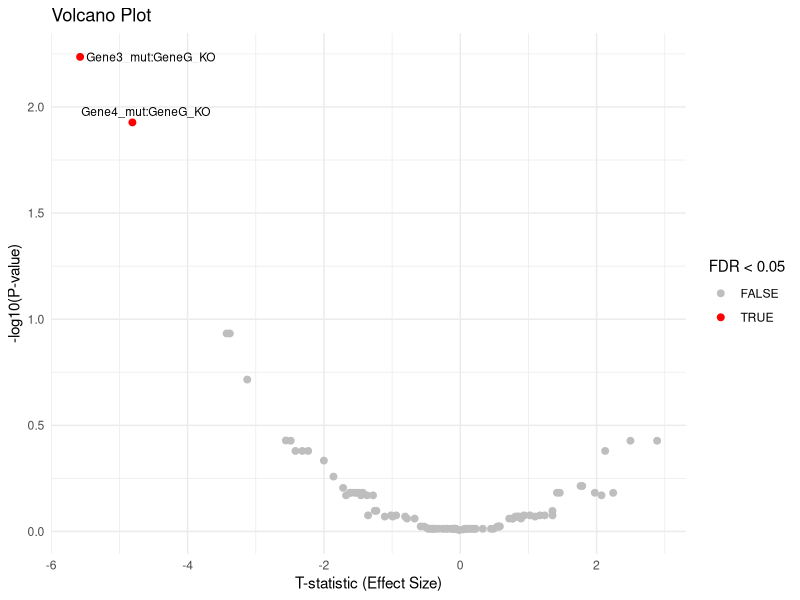
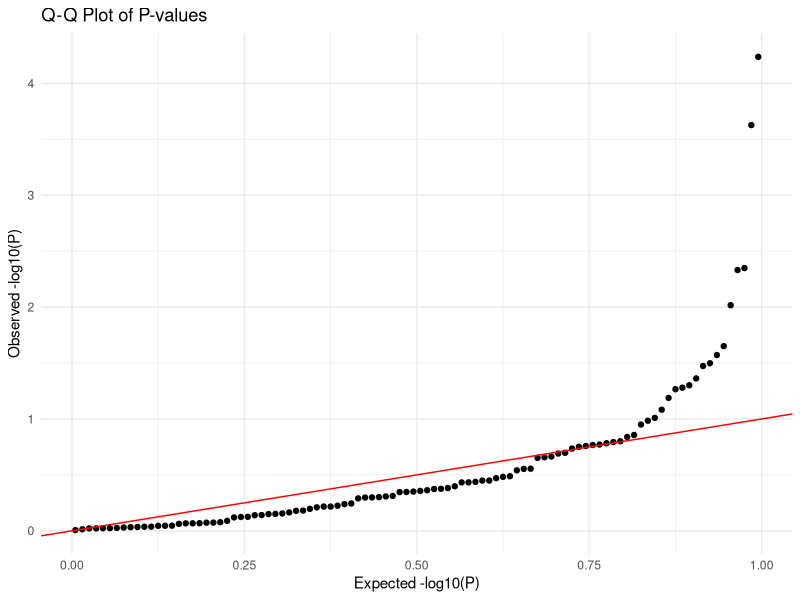
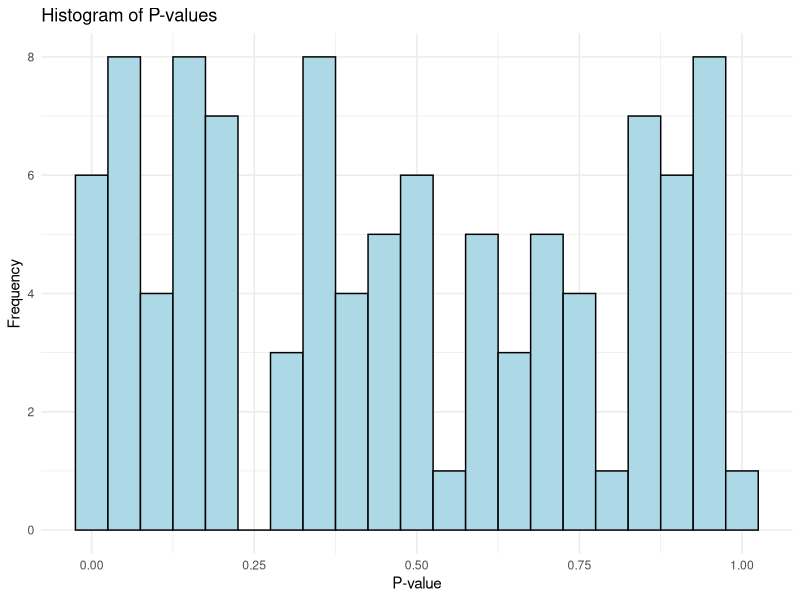
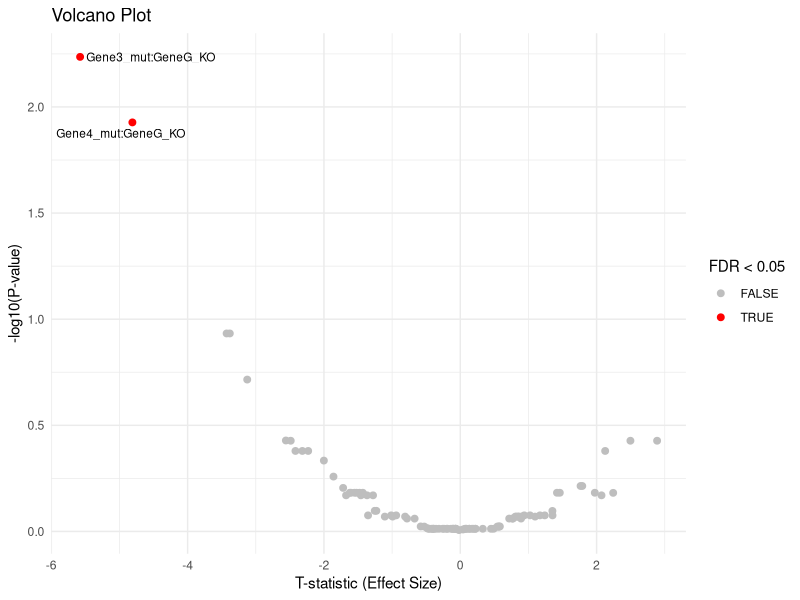

Write the R code that produced these figures, in order. (Note: this script raises an error after producing the figures.)
# main.r

# Load necessary libraries
library(dplyr)
library(ggplot2)
library(qvalue) 
library(ggrepel)

# Load the mutation and gene KO datasets
mutations <- read.table("Mutations.tsv", header = TRUE, sep = "\t", row.names = 1)
gene_kos <- read.table("Gene_KOs.tsv", header = TRUE, sep = "\t", row.names = 1)

# Align mutation and KO data by model (cell line)
common_models <- intersect(colnames(mutations), row.names(gene_kos))
mutations <- mutations[, common_models]
gene_kos <- gene_kos[common_models, ]

# Initialize an empty results data frame
results <- data.frame()

# Loop over each mutation and gene pair
for (mutation in rownames(mutations)) {
  for (gene in colnames(gene_kos)) {
    
    # Extract mutation status and gene KO values
    mutation_status <- as.numeric(mutations[mutation, ])
    
    ko_values <- as.numeric(gene_kos[, gene])
    
    # Ensure there are both mutated (1) and non-mutated (0) cell lines
    if (length(unique(mutation_status)) == 2) {
      
      # Perform Welch's t-test
      test <- t.test(ko_values ~ mutation_status, var.equal = FALSE)
      
      # Collect results (mutation, gene, p-value, t-statistic)
      result <- data.frame(
        Mutation = mutation,
        Gene = gene,
        T_statistic = test$statistic,
        P_value = test$p.value
      )
      
      # Append to results data frame
      results <- rbind(results, result)
    }
  }
}


# FDR Correction using Benjamini-Hochberg procedure
results$FDR <- p.adjust(results$P_value, method = "BH")

# Filter for significant results (e.g., p < 0.05)
significant_results <- results %>% filter(FDR < 0.05)

# Save the results to a file
write.table(significant_results, "significant_mutation_gene_associations.tsv", sep = "\t", row.names = FALSE)

# Print completion message
print("Statistical analysis complete. Significant associations saved to 'significant_mutation_gene_associations.tsv'.")



# Q-Q Plot for p-values
# To visually check if the distribution of observed p-values deviates from the expected uniform distribution under the null hypothesis.
qqplot_pvalue <- ggplot(results, aes(sample = -log10(P_value))) +
  stat_qq(distribution = stats::qunif) + 
  geom_abline(intercept = 0, slope = 1, color = "red") +
  labs(
    title = "Q-Q Plot of P-values",
    x = "Expected -log10(P)",
    y = "Observed -log10(P)"
  ) +
  theme_minimal()

# Save the Q-Q plot
ggsave("qqplot_pvalues.png", plot = qqplot_pvalue, width = 6, height = 6)

# Histogram of p-values 
# Distribution of p-values should be uniform under the null hypothesis.
hist_pvalue <- ggplot(results, aes(x = P_value)) +
  geom_histogram(binwidth = 0.05, fill = "lightblue", color = "black") +
  labs(
    title = "Histogram of P-values",
    x = "P-value",
    y = "Frequency"
  ) +
  theme_minimal()

# Save the histogram
ggsave("histogram_pvalues.png", plot = hist_pvalue, width = 6, height = 6)

# Print completion message
print("Plots saved as 'qqplot_pvalues.png' and 'histogram_pvalues.png'.")




# Volcano Plot
volcano_plot <- ggplot(results, aes(x = T_statistic, y = -log10(FDR))) +
  geom_point(aes(color = FDR < 0.05), size = 2) +  # Color points based on FDR significance
  scale_color_manual(values = c("grey", "red")) +  # Grey for non-significant, red for significant
  labs(
    title = "Volcano Plot",
    x = "T-statistic (Effect Size)",
    y = "-log10(P-value)"
  ) +
  theme_minimal() +
  geom_text_repel(data = filter(results, FDR < 0.05),  # Label only significant points
                  aes(label = paste(Mutation, Gene, sep = ":")),
                  size = 3)

volcano_plot

# Save the volcano plot
ggsave("volcano_plot.png", plot = volcano_plot, width = 8, height = 6)




# Boxplots for Significant Associations
# For each significant mutation-gene pair, create a boxplot of KO values by mutation status
for (i in 1:nrow(significant_results)) {
  
  # Extract mutation and gene from the significant results
  mutation <- significant_results$Mutation[i]
  gene <- significant_results$Gene[i]
  
  # Get mutation status and KO values for the significant pair
  mutation_status <- as.factor(mutations[mutation, ])
  ko_values <- gene_kos[, gene]
  
  # Combine into a data frame for plotting
  plot_data <- data.frame(
    Mutation_Status = mutation_status,
    KO_Value = ko_values
  )
  
  # Create boxplot
  boxplot <- ggplot(plot_data, aes(x = Mutation_Status, y = KO_Value)) +
    geom_boxplot(fill = "lightblue", color = "black") +
    geom_jitter(width = 0.2, alpha = 0.7, color = "darkblue") +
    labs(
      title = paste("KO Outcome by Mutation Status\n", mutation, "-", gene),
      x = "Mutation Status",
      y = "KO Outcome"
    ) +
    theme_minimal()
  
  # Save each boxplot as a separate file
  ggsave(paste0("boxplot_", mutation, "_", gene, ".png"), plot = boxplot, width = 6, height = 4)
}
